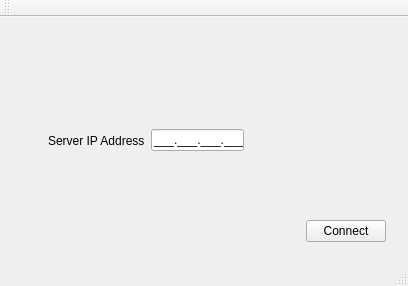
<?xml version="1.0" encoding="UTF-8"?>
<ui version="4.0">
 <class>MainWindow</class>
 <widget class="QMainWindow" name="MainWindow">
  <property name="geometry">
   <rect>
    <x>0</x>
    <y>0</y>
    <width>408</width>
    <height>286</height>
   </rect>
  </property>
  <property name="windowTitle">
   <string>MainWindow</string>
  </property>
  <widget class="QWidget" name="centralWidget">
   <layout class="QVBoxLayout" name="verticalLayout">
    <item>
     <widget class="QStackedWidget" name="stackedWidget">
      <property name="currentIndex">
       <number>0</number>
      </property>
      <widget class="QWidget" name="page">
       <layout class="QHBoxLayout" name="horizontalLayout_3">
        <item>
         <layout class="QHBoxLayout" name="horizontalLayout">
          <item>
           <spacer name="horizontalSpacer_2">
            <property name="orientation">
             <enum>Qt::Horizontal</enum>
            </property>
            <property name="sizeHint" stdset="0">
             <size>
              <width>40</width>
              <height>20</height>
             </size>
            </property>
           </spacer>
          </item>
          <item>
           <widget class="QLabel" name="label">
            <property name="text">
             <string>Server IP Address</string>
            </property>
           </widget>
          </item>
          <item>
           <widget class="QLineEdit" name="serverIPAddr">
            <property name="maximumSize">
             <size>
              <width>110</width>
              <height>16777215</height>
             </size>
            </property>
            <property name="inputMask">
             <string>000.000.000.000;_</string>
            </property>
           </widget>
          </item>
          <item>
           <spacer name="horizontalSpacer">
            <property name="orientation">
             <enum>Qt::Horizontal</enum>
            </property>
            <property name="sizeHint" stdset="0">
             <size>
              <width>40</width>
              <height>20</height>
             </size>
            </property>
           </spacer>
          </item>
          <item>
           <layout class="QVBoxLayout" name="verticalLayout_6">
            <property name="leftMargin">
             <number>30</number>
            </property>
            <item>
             <spacer name="verticalSpacer_4">
              <property name="orientation">
               <enum>Qt::Vertical</enum>
              </property>
              <property name="sizeHint" stdset="0">
               <size>
                <width>20</width>
                <height>40</height>
               </size>
              </property>
             </spacer>
            </item>
            <item>
             <widget class="QPushButton" name="connectButton">
              <property name="text">
               <string>Connect</string>
              </property>
             </widget>
            </item>
           </layout>
          </item>
         </layout>
        </item>
       </layout>
      </widget>
      <widget class="QWidget" name="page_2">
       <layout class="QHBoxLayout" name="horizontalLayout_4">
        <item>
         <widget class="QTabWidget" name="tabWidget">
          <property name="currentIndex">
           <number>1</number>
          </property>
          <widget class="QWidget" name="streaming">
           <attribute name="title">
            <string>Streaming</string>
           </attribute>
           <layout class="QHBoxLayout" name="horizontalLayout_5">
            <item>
             <widget class="QListWidget" name="serverSongList">
              <property name="maximumSize">
               <size>
                <width>100</width>
                <height>16777215</height>
               </size>
              </property>
             </widget>
            </item>
            <item>
             <layout class="QVBoxLayout" name="verticalLayout_2">
              <property name="leftMargin">
               <number>0</number>
              </property>
              <property name="topMargin">
               <number>0</number>
              </property>
              <item>
               <layout class="QHBoxLayout" name="horizontalLayout_6">
                <property name="leftMargin">
                 <number>0</number>
                </property>
                <property name="topMargin">
                 <number>10</number>
                </property>
                <item>
                 <spacer name="horizontalSpacer_3">
                  <property name="orientation">
                   <enum>Qt::Horizontal</enum>
                  </property>
                  <property name="sizeHint" stdset="0">
                   <size>
                    <width>40</width>
                    <height>20</height>
                   </size>
                  </property>
                 </spacer>
                </item>
                <item>
                 <widget class="QLabel" name="label_2">
                  <property name="text">
                   <string>TextLabel</string>
                  </property>
                 </widget>
                </item>
                <item>
                 <spacer name="horizontalSpacer_4">
                  <property name="orientation">
                   <enum>Qt::Horizontal</enum>
                  </property>
                  <property name="sizeHint" stdset="0">
                   <size>
                    <width>40</width>
                    <height>20</height>
                   </size>
                  </property>
                 </spacer>
                </item>
               </layout>
              </item>
              <item>
               <spacer name="verticalSpacer">
                <property name="orientation">
                 <enum>Qt::Vertical</enum>
                </property>
                <property name="sizeHint" stdset="0">
                 <size>
                  <width>20</width>
                  <height>40</height>
                 </size>
                </property>
               </spacer>
              </item>
              <item>
               <widget class="QProgressBar" name="songProgress">
                <property name="value">
                 <number>24</number>
                </property>
               </widget>
              </item>
             </layout>
            </item>
           </layout>
          </widget>
          <widget class="QWidget" name="file_transfer">
           <attribute name="title">
            <string>File Transfer</string>
           </attribute>
           <layout class="QHBoxLayout" name="horizontalLayout_2">
            <item>
             <widget class="QListWidget" name="listWidget_2">
              <property name="maximumSize">
               <size>
                <width>100</width>
                <height>16777215</height>
               </size>
              </property>
              <property name="dragDropMode">
               <enum>QAbstractItemView::InternalMove</enum>
              </property>
              <property name="alternatingRowColors">
               <bool>true</bool>
              </property>
              <property name="sortingEnabled">
               <bool>true</bool>
              </property>
             </widget>
            </item>
            <item>
             <layout class="QVBoxLayout" name="verticalLayout_4">
              <item>
               <spacer name="verticalSpacer_2">
                <property name="orientation">
                 <enum>Qt::Vertical</enum>
                </property>
                <property name="sizeHint" stdset="0">
                 <size>
                  <width>20</width>
                  <height>40</height>
                 </size>
                </property>
               </spacer>
              </item>
              <item>
               <widget class="QPushButton" name="filePicker">
                <property name="text">
                 <string>Select File</string>
                </property>
               </widget>
              </item>
              <item>
               <widget class="QPushButton" name="pushButton">
                <property name="text">
                 <string>Play</string>
                </property>
               </widget>
              </item>
              <item>
               <widget class="QSlider" name="progressBar">
                <property name="orientation">
                 <enum>Qt::Horizontal</enum>
                </property>
               </widget>
              </item>
             </layout>
            </item>
           </layout>
          </widget>
          <widget class="QWidget" name="mic">
           <attribute name="title">
            <string>Microphone</string>
           </attribute>
           <layout class="QVBoxLayout" name="verticalLayout_5">
            <item>
             <spacer name="verticalSpacer_3">
              <property name="orientation">
               <enum>Qt::Vertical</enum>
              </property>
              <property name="sizeHint" stdset="0">
               <size>
                <width>20</width>
                <height>40</height>
               </size>
              </property>
             </spacer>
            </item>
            <item>
             <widget class="QPushButton" name="recordButton">
              <property name="text">
               <string>Record Audio</string>
              </property>
             </widget>
            </item>
            <item>
             <widget class="QPushButton" name="playRecordingButton">
              <property name="text">
               <string>Play Recording</string>
              </property>
             </widget>
            </item>
           </layout>
          </widget>
         </widget>
        </item>
       </layout>
      </widget>
     </widget>
    </item>
   </layout>
  </widget>
  <widget class="QMenuBar" name="menuBar">
   <property name="geometry">
    <rect>
     <x>0</x>
     <y>0</y>
     <width>408</width>
     <height>21</height>
    </rect>
   </property>
  </widget>
  <widget class="QToolBar" name="mainToolBar">
   <property name="movable">
    <bool>true</bool>
   </property>
   <attribute name="toolBarArea">
    <enum>TopToolBarArea</enum>
   </attribute>
   <attribute name="toolBarBreak">
    <bool>false</bool>
   </attribute>
  </widget>
  <widget class="QStatusBar" name="statusBar"/>
 </widget>
 <layoutdefault spacing="6" margin="11"/>
 <resources/>
 <connections/>
</ui>
